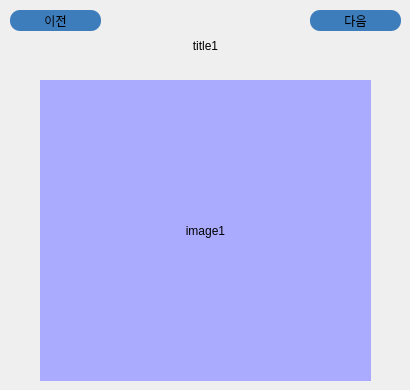
     <widget class="QWidget" name="page1">
      <widget class="QPushButton" name="btn_Main_movie_info_before_1">
       <property name="geometry">
        <rect>
         <x>10</x>
         <y>10</y>
         <width>91</width>
         <height>21</height>
        </rect>
       </property>
       <property name="font">
        <font>
         <family>휴먼편지체</family>
         <pointsize>9</pointsize>
         <weight>50</weight>
         <italic>false</italic>
         <bold>false</bold>
        </font>
       </property>
       <property name="styleSheet">
        <string notr="true">#btn_Main_movie_info_before_1{
background-color: rgb(62, 125, 188);
font: 9pt &quot;휴먼편지체&quot;;
border-style:outset;
border-radius:10px
}
#btn_Main_movie_info_before_1:pressed
{
background-color:rgb(85, 190, 255)
}</string>
       </property>
       <property name="text">
        <string>이전</string>
       </property>
      </widget>
      <widget class="QPushButton" name="btn_Main_movie_info_next_1">
       <property name="geometry">
        <rect>
         <x>310</x>
         <y>10</y>
         <width>91</width>
         <height>21</height>
        </rect>
       </property>
       <property name="font">
        <font>
         <family>휴먼편지체</family>
         <pointsize>9</pointsize>
         <weight>50</weight>
         <italic>false</italic>
         <bold>false</bold>
        </font>
       </property>
       <property name="styleSheet">
        <string notr="true">#btn_Main_movie_info_next_1{
background-color: rgb(62, 125, 188);
font: 9pt &quot;휴먼편지체&quot;;
border-style:outset;
border-radius:10px
}
#btn_Main_movie_info_next_1:pressed
{
background-color:rgb(85, 190, 255)
}
</string>
       </property>
       <property name="text">
        <string>다음</string>
       </property>
      </widget>
      <widget class="QLabel" name="lbl_movie_name_1">
       <property name="geometry">
        <rect>
         <x>100</x>
         <y>30</y>
         <width>211</width>
         <height>31</height>
        </rect>
       </property>
       <property name="text">
        <string>title1</string>
       </property>
       <property name="alignment">
        <set>Qt::AlignCenter</set>
       </property>
      </widget>
      <widget class="QLabel" name="lbl_movie_image_1">
       <property name="geometry">
        <rect>
         <x>40</x>
         <y>80</y>
         <width>331</width>
         <height>301</height>
        </rect>
       </property>
       <property name="styleSheet">
        <string notr="true">background-color:rgb(170, 170, 255)</string>
       </property>
       <property name="text">
        <string>image1</string>
       </property>
       <property name="alignment">
        <set>Qt::AlignCenter</set>
       </property>
      </widget>
     </widget>
